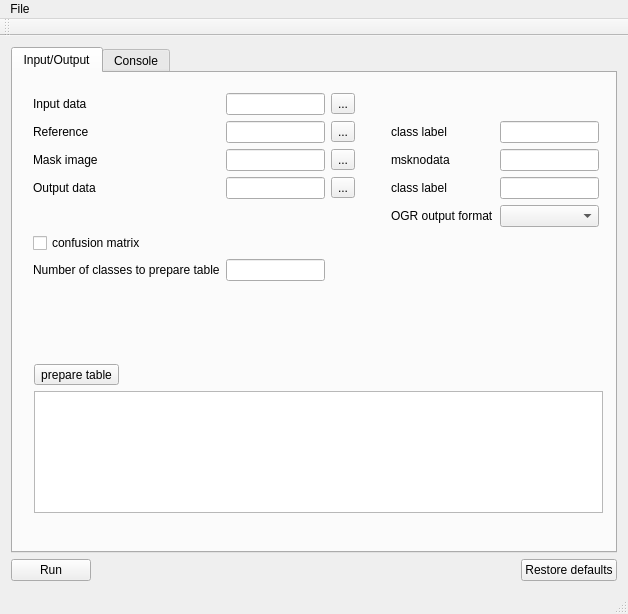
<?xml version="1.0" encoding="UTF-8"?>
<ui version="4.0">
 <class>MainWindow</class>
 <widget class="QMainWindow" name="MainWindow">
  <property name="geometry">
   <rect>
    <x>0</x>
    <y>0</y>
    <width>628</width>
    <height>614</height>
   </rect>
  </property>
  <property name="windowTitle">
   <string>pkdiff_gui</string>
  </property>
  <widget class="QWidget" name="centralWidget">
   <layout class="QVBoxLayout" name="verticalLayout">
    <item>
     <widget class="QTabWidget" name="tabWidget">
      <property name="currentIndex">
       <number>0</number>
      </property>
      <widget class="QWidget" name="tab_2">
       <attribute name="title">
        <string>Input/Output</string>
       </attribute>
       <widget class="QWidget" name="">
        <property name="geometry">
         <rect>
          <x>9</x>
          <y>9</y>
          <width>588</width>
          <height>264</height>
         </rect>
        </property>
        <layout class="QGridLayout" name="gridLayout_2">
         <item row="5" column="5">
          <widget class="QLabel" name="label_2">
           <property name="text">
            <string>OGR output format</string>
           </property>
          </widget>
         </item>
         <item row="4" column="3">
          <widget class="QToolButton" name="toolButton_output">
           <property name="text">
            <string>...</string>
           </property>
          </widget>
         </item>
         <item row="4" column="6">
          <widget class="QLineEdit" name="lclass"/>
         </item>
         <item row="4" column="2">
          <widget class="QLineEdit" name="output"/>
         </item>
         <item row="4" column="5">
          <widget class="QLabel" name="label_6">
           <property name="text">
            <string>class label</string>
           </property>
          </widget>
         </item>
         <item row="0" column="2">
          <widget class="QLineEdit" name="input"/>
         </item>
         <item row="6" column="0">
          <widget class="QCheckBox" name="confusion">
           <property name="text">
            <string>confusion matrix</string>
           </property>
          </widget>
         </item>
         <item row="3" column="5">
          <widget class="QLabel" name="label_14">
           <property name="text">
            <string>msknodata</string>
           </property>
          </widget>
         </item>
         <item row="0" column="3">
          <widget class="QToolButton" name="toolButton_input">
           <property name="text">
            <string>...</string>
           </property>
          </widget>
         </item>
         <item row="3" column="0">
          <widget class="QLabel" name="label_13">
           <property name="toolTip">
            <string>&lt;html&gt;&lt;head/&gt;&lt;body&gt;&lt;p&gt;Dimensions of mask image must correspond to input image. Pixels in mask with values=masknodata are not classified and get nodata value.&lt;/p&gt;&lt;/body&gt;&lt;/html&gt;</string>
           </property>
           <property name="text">
            <string>Mask image</string>
           </property>
          </widget>
         </item>
         <item row="3" column="2">
          <widget class="QLineEdit" name="mask"/>
         </item>
         <item row="3" column="3">
          <widget class="QToolButton" name="toolButton_mask">
           <property name="text">
            <string>...</string>
           </property>
          </widget>
         </item>
         <item row="3" column="6">
          <widget class="QLineEdit" name="msknodata"/>
         </item>
         <item row="3" column="4">
          <spacer name="horizontalSpacer_15">
           <property name="orientation">
            <enum>Qt::Horizontal</enum>
           </property>
           <property name="sizeHint" stdset="0">
            <size>
             <width>40</width>
             <height>20</height>
            </size>
           </property>
          </spacer>
         </item>
         <item row="0" column="0">
          <widget class="QLabel" name="label_3">
           <property name="toolTip">
            <string>&lt;html&gt;&lt;head/&gt;&lt;body&gt;&lt;p&gt;Input image. Both OGR vectors and GDAL rasters are supported. Number of bands must match those in training sample.&lt;/p&gt;&lt;/body&gt;&lt;/html&gt;</string>
           </property>
           <property name="text">
            <string>Input data</string>
           </property>
          </widget>
         </item>
         <item row="7" column="2">
          <widget class="QLineEdit" name="nclass"/>
         </item>
         <item row="4" column="0">
          <widget class="QLabel" name="label_4">
           <property name="text">
            <string>Output data</string>
           </property>
          </widget>
         </item>
         <item row="2" column="5">
          <widget class="QLabel" name="label_5">
           <property name="text">
            <string>class label</string>
           </property>
          </widget>
         </item>
         <item row="2" column="6">
          <widget class="QLineEdit" name="lref"/>
         </item>
         <item row="2" column="0">
          <widget class="QLabel" name="label">
           <property name="text">
            <string>Reference</string>
           </property>
          </widget>
         </item>
         <item row="2" column="2">
          <widget class="QLineEdit" name="reference"/>
         </item>
         <item row="2" column="3">
          <widget class="QToolButton" name="toolButton_reference">
           <property name="text">
            <string>...</string>
           </property>
          </widget>
         </item>
         <item row="8" column="0">
          <spacer name="verticalSpacer_2">
           <property name="orientation">
            <enum>Qt::Vertical</enum>
           </property>
           <property name="sizeHint" stdset="0">
            <size>
             <width>20</width>
             <height>40</height>
            </size>
           </property>
          </spacer>
         </item>
         <item row="5" column="6">
          <widget class="QComboBox" name="f"/>
         </item>
         <item row="7" column="0">
          <widget class="QLabel" name="label_7">
           <property name="text">
            <string>Number of classes to prepare table</string>
           </property>
          </widget>
         </item>
        </layout>
       </widget>
       <widget class="QWidget" name="verticalLayoutWidget">
        <property name="geometry">
         <rect>
          <x>10</x>
          <y>280</y>
          <width>591</width>
          <height>171</height>
         </rect>
        </property>
        <layout class="QVBoxLayout" name="verticalLayout_2">
         <item>
          <widget class="QToolButton" name="commandLinkButtonPrepareTable">
           <property name="text">
            <string>prepare table</string>
           </property>
          </widget>
         </item>
         <item>
          <widget class="QTableView" name="tableView_labels"/>
         </item>
         <item>
          <spacer name="verticalSpacer">
           <property name="orientation">
            <enum>Qt::Vertical</enum>
           </property>
           <property name="sizeHint" stdset="0">
            <size>
             <width>20</width>
             <height>40</height>
            </size>
           </property>
          </spacer>
         </item>
        </layout>
       </widget>
      </widget>
      <widget class="QWidget" name="tab_4">
       <attribute name="title">
        <string>Console</string>
       </attribute>
       <layout class="QVBoxLayout" name="verticalLayout_6">
        <item>
         <widget class="QLabel" name="label_18">
          <property name="text">
           <string>Command line</string>
          </property>
         </widget>
        </item>
        <item>
         <widget class="QLineEdit" name="commandLineEdit"/>
        </item>
        <item>
         <widget class="QLabel" name="label_19">
          <property name="text">
           <string>Console output</string>
          </property>
         </widget>
        </item>
        <item>
         <widget class="QPlainTextEdit" name="consoleEdit"/>
        </item>
       </layout>
      </widget>
     </widget>
    </item>
    <item>
     <layout class="QHBoxLayout" name="horizontalLayout">
      <item>
       <widget class="QPushButton" name="pushButton_run">
        <property name="toolTip">
         <string>&lt;html&gt;&lt;head/&gt;&lt;body&gt;&lt;p&gt;Classify with current settings (check Console for output)&lt;/p&gt;&lt;/body&gt;&lt;/html&gt;</string>
        </property>
        <property name="text">
         <string>Run</string>
        </property>
       </widget>
      </item>
      <item>
       <spacer name="horizontalSpacer">
        <property name="orientation">
         <enum>Qt::Horizontal</enum>
        </property>
        <property name="sizeHint" stdset="0">
         <size>
          <width>40</width>
          <height>20</height>
         </size>
        </property>
       </spacer>
      </item>
      <item>
       <widget class="QPushButton" name="pushButton_restore">
        <property name="toolTip">
         <string>&lt;html&gt;&lt;head/&gt;&lt;body&gt;&lt;p&gt;reset all parameters to default&lt;/p&gt;&lt;/body&gt;&lt;/html&gt;</string>
        </property>
        <property name="text">
         <string>Restore defaults</string>
        </property>
       </widget>
      </item>
     </layout>
    </item>
   </layout>
  </widget>
  <widget class="QMenuBar" name="menuBar">
   <property name="geometry">
    <rect>
     <x>0</x>
     <y>0</y>
     <width>628</width>
     <height>27</height>
    </rect>
   </property>
   <widget class="QMenu" name="menuFile">
    <property name="title">
     <string>File</string>
    </property>
    <addaction name="actionInput"/>
    <addaction name="actionReference"/>
    <addaction name="actionMask"/>
    <addaction name="actionOutput"/>
   </widget>
   <addaction name="menuFile"/>
  </widget>
  <widget class="QToolBar" name="mainToolBar">
   <attribute name="toolBarArea">
    <enum>TopToolBarArea</enum>
   </attribute>
   <attribute name="toolBarBreak">
    <bool>false</bool>
   </attribute>
  </widget>
  <widget class="QStatusBar" name="statusBar"/>
  <action name="actionInput">
   <property name="text">
    <string>Input</string>
   </property>
   <property name="shortcut">
    <string>Alt+I</string>
   </property>
  </action>
  <action name="actionReference">
   <property name="text">
    <string>Reference</string>
   </property>
   <property name="shortcut">
    <string>Alt+T</string>
   </property>
  </action>
  <action name="actionMask">
   <property name="text">
    <string>Mask</string>
   </property>
   <property name="shortcut">
    <string>Alt+M</string>
   </property>
  </action>
  <action name="actionOutput">
   <property name="text">
    <string>Output</string>
   </property>
   <property name="shortcut">
    <string>Alt+O</string>
   </property>
  </action>
  <action name="actionColor_table">
   <property name="text">
    <string>Color table</string>
   </property>
   <property name="shortcut">
    <string>Alt+C</string>
   </property>
  </action>
 </widget>
 <layoutdefault spacing="6" margin="11"/>
 <tabstops>
  <tabstop>tabWidget</tabstop>
  <tabstop>input</tabstop>
  <tabstop>toolButton_input</tabstop>
  <tabstop>mask</tabstop>
  <tabstop>toolButton_mask</tabstop>
  <tabstop>msknodata</tabstop>
  <tabstop>commandLineEdit</tabstop>
  <tabstop>consoleEdit</tabstop>
  <tabstop>pushButton_run</tabstop>
  <tabstop>pushButton_restore</tabstop>
 </tabstops>
 <resources/>
 <connections/>
</ui>
